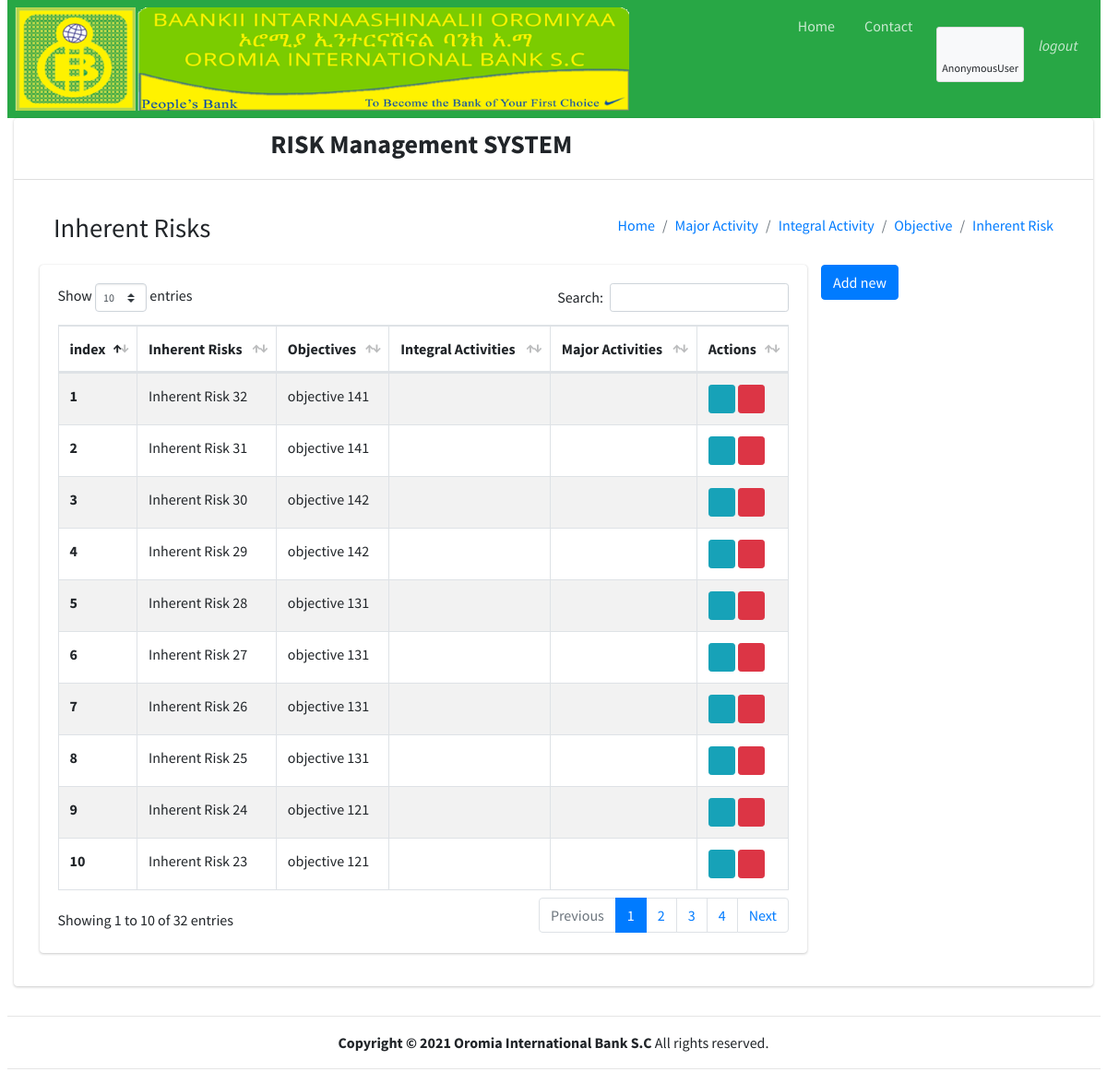
/inherentRisk/, run on an earlier commit of the app's database.
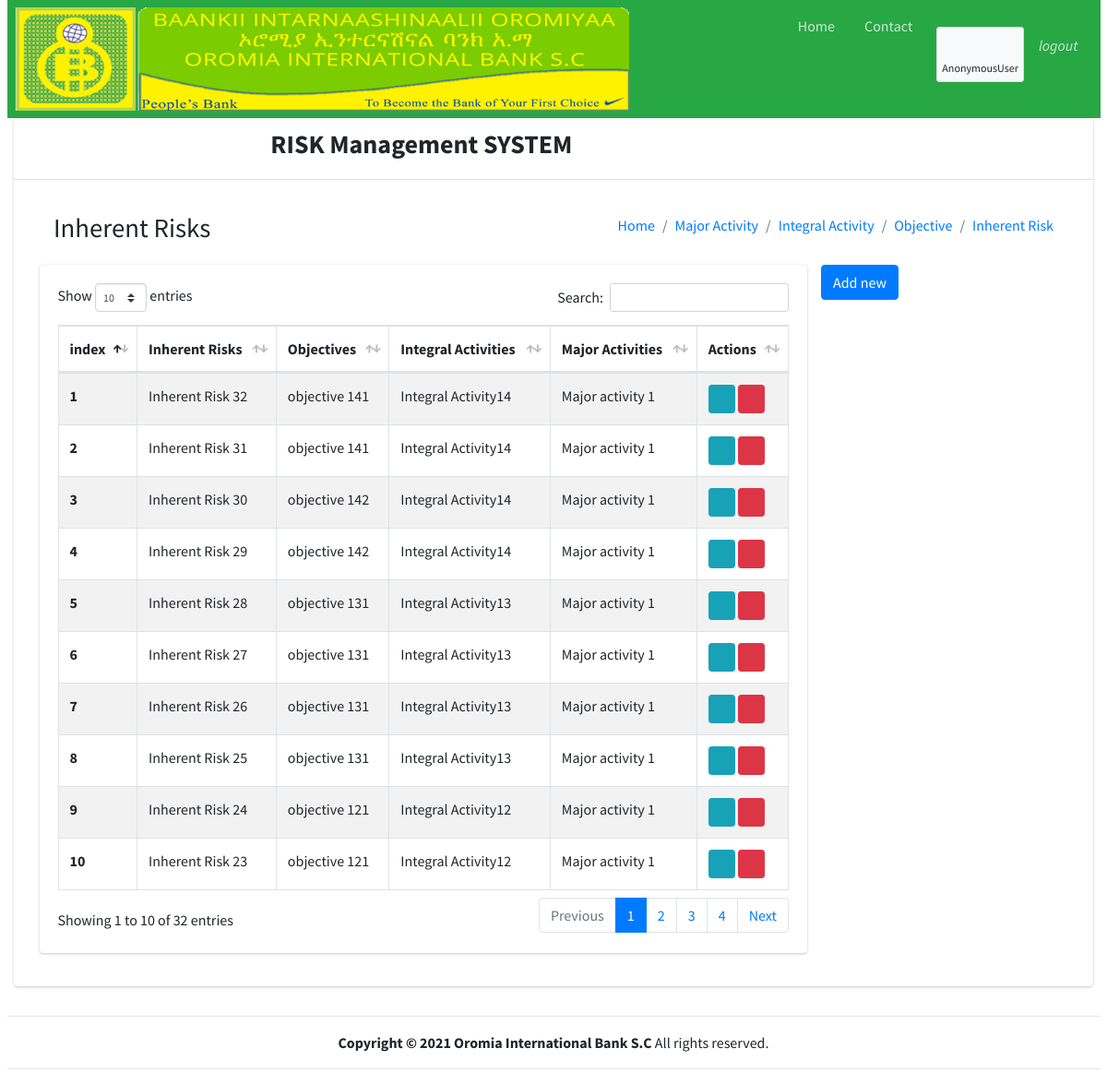
And on a later commit of the database.
### start1/models.py (models this page shows, shortened)
class InherentRisk(models.Model):
    RISKCATAGORY = (('Financial','Financial'),('Reputational','Reputational'),('Marketing','Marketing'),('Legal','Legal'),)
    CHOICES = (('AV', 'Available'), ('NA', 'Not Available'),)
    FREQUENCYOFEXPOSURE =(('Daily', 'Daily'),('Weekly', 'Weekly'),('Monthly', 'Monthly'),('Quarterly', 'Quarterly'),('Semi Anually', 'Semi Anually'),('Anually', 'Anually'),)
    RISKCONDITION = (('Reversible', 'Reversible'), ('Irreversible', 'Irreversible'),)
    CONSEQUENCY = (('Insignificant', 'Insignificant'), ('Moderate', 'Moderate'), ('Major', 'Major'), ('Catastrophic', 'Catastrophic'),)
    RISKMITIGATION = (('Tolerate', 'Tolerate'), ('Treat', 'Treat'), ('Transfer', 'Transfer'), ('Terminate', 'Terminate'),)
    RISKLEVEL = (('Low', 'Low'), ('Moderate', 'Moderate'), ('Significant', 'Significant'), ('High', 'High'), ('Extreme', 'Extreme'))
    objective = models.ForeignKey(Objective, on_delete=models.CASCADE, null=False, blank=True)
    name = models.CharField(max_length=300,null=False, blank=True)
    risk_Catagory = models.CharField(max_length=30, choices = RISKCATAGORY, null=False, blank=True)
    it_Sytem = models.CharField(max_length=30, choices = CHOICES, null=False, blank=True)
    privilage = models.CharField(max_length=30, choices = CHOICES, null=False, blank=True)
    procedure_Manual = models.CharField(max_length=30, choices = CHOICES, null=False, blank=True)
    maker_Checker = models.CharField(max_length=30, choices = CHOICES, null=False, blank=True)
    dual_Control = models.CharField(max_length=30, choices = CHOICES, null=False, blank=True)
    frequency_of_Exposure = models.CharField(max_length=30, choices = FREQUENCYOFEXPOSURE, null=False, blank=True)
    monetary_Value = models.DecimalField(decimal_places=2, max_digits=20, null=True, blank=True)
    risk_Condition = models.CharField(max_length=30, choices = RISKCONDITION, null=False, blank=True)
    consequence = models.CharField(max_length=30, choices = CONSEQUENCY, null=False, blank=True)
    risk_Mitigation = models.CharField(max_length=30, choices=RISKMITIGATION, null=False, blank=True)
    owner = models.CharField(max_length=300,null=False, blank=True)
    target_Completion = models.CharField(max_length=300, null=False, blank=True)
    status = models.CharField(max_length=300, null=False, blank=True)
    risk_Level = models.CharField(max_length=30, choices=RISKLEVEL, null=False, blank=True)
    unrectified_Audit_Findings = models.IntegerField(null=True, blank=True)

class Objective(models.Model):
    integral_Actitivty = models.ForeignKey(IntegralActivity, on_delete=models.CASCADE)
    name = models.CharField(max_length=300)
    def __str__(self):
        return self.name

class IntegralActivity(models.Model):
    major_Activity = models.ForeignKey(MajorActivity, on_delete=models.CASCADE)
    name = models.CharField(max_length=300)
    def __str__(self):
        return self.name

class MajorActivity(models.Model):
    name = models.CharField(max_length=300)
    added_by = models.ForeignKey(settings.AUTH_USER_MODEL, null=True, blank=True, on_delete=models.SET_NULL)
    def __str__(self):
        return self.name

### start1/views.py (the view)
# urls.py: path('inherentRisk/', views.inherentRisk, name='inherentRisk'),
def inherentRisk(request):
    IR = InherentRisk.objects.all()
    form = InherentRiskForm(request.POST or None, request.FILES or None)
    if form.is_valid():
        form.save()
        messages.success(request, 'Saved successfully')
        return redirect('inherentRisk')
    context ={'inherentRisk':IR, 'form':form}
    return render(request, "inherentRisk.html", context)

### start1/forms.py
class InherentRiskForm(forms.ModelForm):
    class Meta:
        model = InherentRisk
        fields = ['objective', 'name', 'risk_Catagory', 'it_Sytem', 'privilage', 'procedure_Manual', 'maker_Checker', 'dual_Control', 'frequency_of_Exposure', 'monetary_Value', 'risk_Condition', 'consequence']

### start1/templates/inherentRisk.html (shortened to what this page needs)
{% extends "base.html" %}
{% block page_content %}
        <div class="container-fluid">
          <section class="content-header">
            <div class="container-fluid">
              <div class="row mb-2">
                <div class="col-sm-6">
                  <h1>Inherent Risks </h1>
                </div>
                <div class="col-sm-6">
                  <ol class="breadcrumb float-sm-right">
                    <li class="breadcrumb-item"><a href="{% url 'homepage' %}">Home</a></li>
                    <li class="breadcrumb-item "><a href="{% url 'majorActivity' %}">Major Activity</a></li>
                    <li class="breadcrumb-item"><a href="{% url 'integralActivity' %}">Integral Activity</a></li>
                    <li class="breadcrumb-item"><a href="{% url 'objective' %}">Objective</a></li>
                    <li class="breadcrumb-item active"><a href="{% url 'inherentRisk' %}">Inherent Risk</a></li>
                  </ol>
                </div>
              </div>
            </div>
          </section>
            <div class="row">
              <div class="col-9">
                <div>
                  <div class="card card-body">
                   <table id="example1" class="table table-bordered table-striped">
                    <thead>
                        <th>index</th>
                        <th>Inherent Risks</th>
                        <th>Objectives</th>
                        <th>Integral Activities</th>
                        <th>Major Activities</th>
                        <th>Actions</th>
                    </thead>
                    {% for ma in inherentRisk reversed %}
                       <tr>
                           <th>{{ forloop.counter }}</th>
                           <td>{{ma.name}}</td>
                           <td>{{ma.objective}}</td>
                           <td>{{ma.objective.integral_Actitivty}}</td>
                           <td>{{ma.objective.integral_Actitivty.major_Activity}}</td>
                           <td>
                            <a class="btn btn-info btn-sm" href="{% url 'updateInherentRisk' ma.id %}">
                                <i class="fas fa-pencil-alt">
                                </i>
                            </a>
                            <a class="btn btn-danger btn-sm" href="{% url 'deleteInherentRisk' ma.id %}">
                                <i class="fas fa-trash">
                                </i>
                            </a>
                         </td>
                       </tr>
                    {%endfor%}
                   </table>
                  </div>
                </div>
              </div>
              <div class="col-3">
                <button class="btn btn-primary"  data-toggle="collapse" data-target="#multiCollapseExample2" aria-expanded="false" aria-controls="multiCollapseExample2">Add new</button>
              </div>
            </div>
          </div>
{% endblock %}

What changed in the data, as far as the page shows it:
changed InherentRisk "Inherent Risk 32": objective.integral_Actitivty (not shown) → "Integral Activity14"; objective.integral_Actitivty.major_Activity (not shown) → "Major activity 1"
changed InherentRisk "Inherent Risk 31": objective.integral_Actitivty (not shown) → "Integral Activity14"; objective.integral_Actitivty.major_Activity (not shown) → "Major activity 1"
changed InherentRisk "Inherent Risk 30": objective.integral_Actitivty (not shown) → "Integral Activity14"; objective.integral_Actitivty.major_Activity (not shown) → "Major activity 1"
changed InherentRisk "Inherent Risk 29": objective.integral_Actitivty (not shown) → "Integral Activity14"; objective.integral_Actitivty.major_Activity (not shown) → "Major activity 1"
changed InherentRisk "Inherent Risk 28": objective.integral_Actitivty (not shown) → "Integral Activity13"; objective.integral_Actitivty.major_Activity (not shown) → "Major activity 1"
changed InherentRisk "Inherent Risk 27": objective.integral_Actitivty (not shown) → "Integral Activity13"; objective.integral_Actitivty.major_Activity (not shown) → "Major activity 1"
changed InherentRisk "Inherent Risk 26": objective.integral_Actitivty (not shown) → "Integral Activity13"; objective.integral_Actitivty.major_Activity (not shown) → "Major activity 1"
changed InherentRisk "Inherent Risk 25": objective.integral_Actitivty (not shown) → "Integral Activity13"; objective.integral_Actitivty.major_Activity (not shown) → "Major activity 1"
changed InherentRisk "Inherent Risk 24": objective.integral_Actitivty (not shown) → "Integral Activity12"; objective.integral_Actitivty.major_Activity (not shown) → "Major activity 1"
changed InherentRisk "Inherent Risk 23": objective.integral_Actitivty (not shown) → "Integral Activity12"; objective.integral_Actitivty.major_Activity (not shown) → "Major activity 1"
